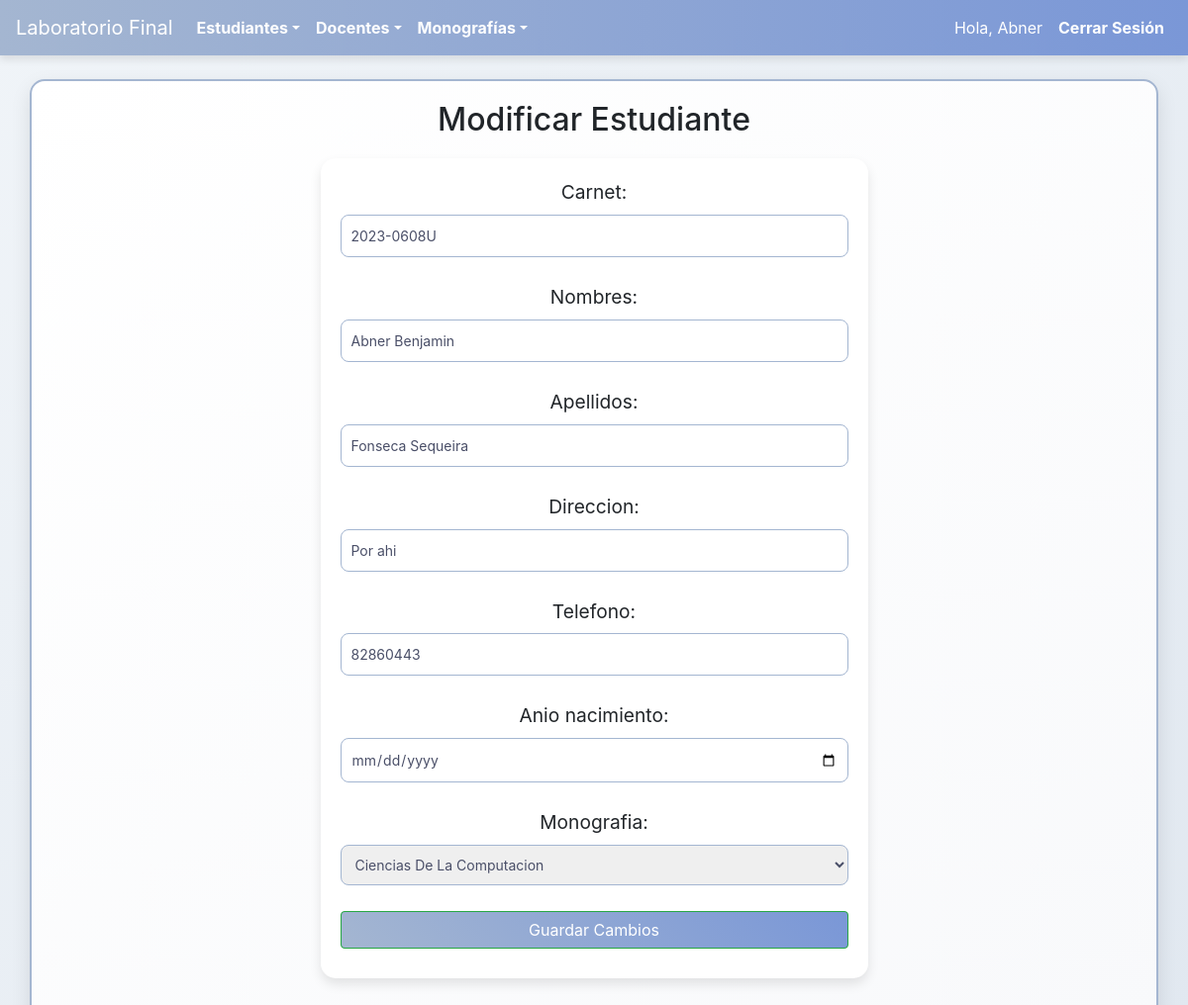
The app's page /estudiante/modificar/2023-0608U/ (signed in) with its own data.
### MonoEstudiantes/models.py (models this page shows, shortened)
class Estudiante(models.Model):
    carnet = models.CharField(primary_key=True, max_length=20)  # Clave primaria
    nombres = models.CharField(max_length=100)
    apellidos = models.CharField(max_length=100)
    direccion = models.CharField(max_length=255, null=True, blank=True)
    telefono = models.BigIntegerField(null=True, blank=True)
    anio_nacimiento = models.DateField()
    monografia = models.ForeignKey(Monografia, on_delete=models.CASCADE)  # Relación con Monografía

### MonoEstudiantes/views.py (the view, shortened to what this page needs)
# urls.py: path('estudiante/modificar/<str:pk>/', login_required(views.EstudianteUpdateView.as_view()), name='modificar_estudiante'),
class EstudianteUpdateView(UpdateView):
    model = Estudiante
    form_class = EstudianteForm
    template_name = 'estudiante/modificar.html'
    success_url = reverse_lazy('listar_estudiantes')

### MonoEstudiantes/forms.py
class EstudianteForm(forms.ModelForm):
    class Meta:
        model = Estudiante
        fields = ['carnet', 'nombres', 'apellidos', 'direccion', 'telefono', 'anio_nacimiento', 'monografia']
        widgets = {
            'anio_nacimiento': forms.DateInput(attrs={'type': 'date'}),
        }

### MonoEstudiantes/models.py (called while the page is built)
    def __str__(self):
        return self.titulo

### MonoEstudiantes/Templates/estudiante/modificar.html (shortened to what this page needs)
{% extends 'base.html' %}
{% block content %}
<h2>Modificar Estudiante</h2>
<form method="post">
    {{ form.as_p }}
    <button type="submit" class="btn btn-success">Guardar Cambios</button>
</form>
{% endblock %}

### MonoEstudiantes/Templates/base.html (shortened to what this page needs)
<!DOCTYPE html>
<html lang="en">
<head>
    {% load static %}
    <link rel="stylesheet" href="{% static 'css/styles.css' %}">
    <link rel="stylesheet" href="https://stackpath.bootstrapcdn.com/bootstrap/4.5.2/css/bootstrap.min.css">
    <link rel="stylesheet" href="https://cdn.datatables.net/1.13.6/css/jquery.dataTables.min.css">
</head>
<body>
    <nav class="navbar navbar-expand-lg navbar-dark bg-dark">
        <a class="navbar-brand" href="/">Laboratorio Final</a>
        <div class="collapse navbar-collapse" id="navbarNav">
            <ul class="navbar-nav">
                <li class="nav-item dropdown">
                    <a class="nav-link dropdown-toggle" href="#" id="estudiantesDropdown" role="button"
                        data-toggle="dropdown" aria-haspopup="true" aria-expanded="false">Estudiantes</a>
                </li>
                <li class="nav-item dropdown">
                    <a class="nav-link dropdown-toggle" href="#" id="docentesDropdown" role="button"
                        data-toggle="dropdown" aria-haspopup="true" aria-expanded="false">Docentes</a>
                </li>
                <li class="nav-item dropdown">
                    <a class="nav-link dropdown-toggle" href="#" id="monografiasDropdown" role="button"
                        data-toggle="dropdown" aria-haspopup="true" aria-expanded="false">Monografías</a>
                </li>
            </ul>
            <ul class="navbar-nav ml-auto">
                {% if user.is_authenticated %}
                <li class="nav-item">
                    <span class="navbar-text text-white mr-2">
                        Hola, {{ user.username }}
                    </span>
                </li>
                <li class="nav-item">
                    <a class="nav-link" href="{% url 'logout' %}">Cerrar Sesión</a>
                </li>
                {% endif %}
            </ul>
        </div>
    </nav>
    <div class="container mt-4">
        {% block content %}
        {% endblock %}
    </div>
</body>
</html>

### MonoEstudiantes/static/css/styles.css (style rules this page uses)
body { background: linear-gradient(135deg, #F0F4F8, #E1E8F0); font-family: 'Century Gothic', sans-serif; color: #4A4F68; margin: 0; padding: 0; overflow-x: hidden; animation: gradientBackground 20s infinite alternate ease-in-out; }
.navbar { background: linear-gradient(90deg, #A4B6D1, #7A97D7); color: #FFF; box-shadow: 0px 4px 8px rgba(0, 0, 0, 0.1); position: sticky; top: 0; z-index: 1000; animation: slideIn 1s ease-out, navbarShadow 0.4s ease-out; }
.nav-link { color: #FFF !important; font-weight: bold; transition: color 0.3s, transform 0.3s, text-shadow 0.3s; }
.container { background: linear-gradient(145deg, #FFFFFF, #F8F9FB); border: 2px solid #A4B6D1; border-radius: 15px; box-shadow: 0px 8px 20px rgba(0, 0, 0, 0.1); padding: 20px; margin: 20px auto; max-width: 80%; position: relative; overflow: hidden; transition: transform 0.5s, box-shadow 0.5s, background-color 0.5s; }
form { background-color: #FFFFFF; border-radius: 15px; box-shadow: 0px 6px 12px rgba(0, 0, 0, 0.1); padding: 20px; margin: 20px auto; width: 50%; min-width: 300px; max-width: 600px; transition: transform 0.3s ease, box-shadow 0.3s ease; }
form input, form select, form button { margin-bottom: 10px; width: 100%; padding: 10px; border: 1.5px solid #A4B6D1; border-radius: 8px; font-size: 14px; color: #4A4F68; transition: border-color 0.3s, box-shadow 0.3s; }
form button { background: linear-gradient(45deg, #A4B6D1, #7A97D7); color: #FFF; font-weight: bold; border: none; cursor: pointer; transition: background 0.3s ease, transform 0.2s ease; }
h2, p { text-align: center; margin: 0 auto; }
h2 { margin-bottom: 20px; font-size: 2em; }
p { margin-top: 10px; font-size: 1.2em; }

### records on screen
Estudiante: carnet "2023-0608U", nombres "Abner Benjamin", apellidos "Fonseca Sequeira", direccion "Por ahi", telefono "82860443", monografia "Ciencias De La Computacion"

### other values on screen
{{ user.username }} "Abner"
